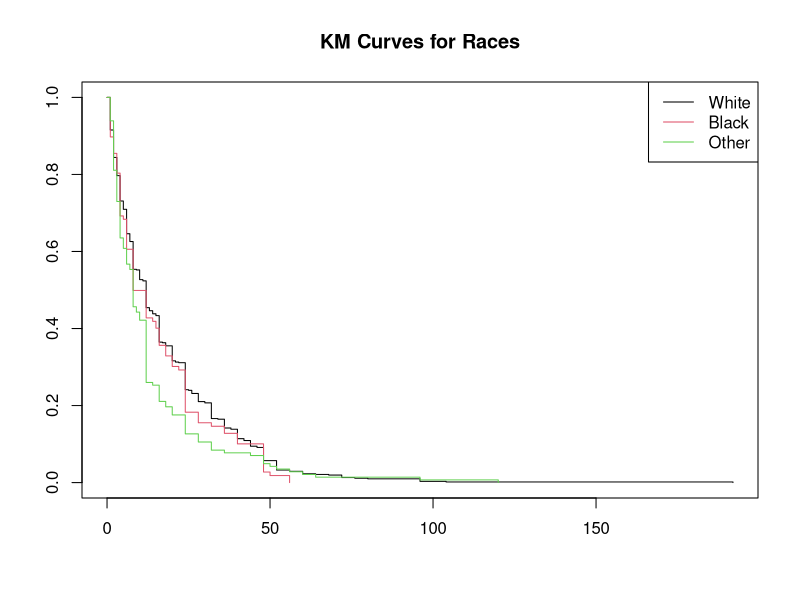
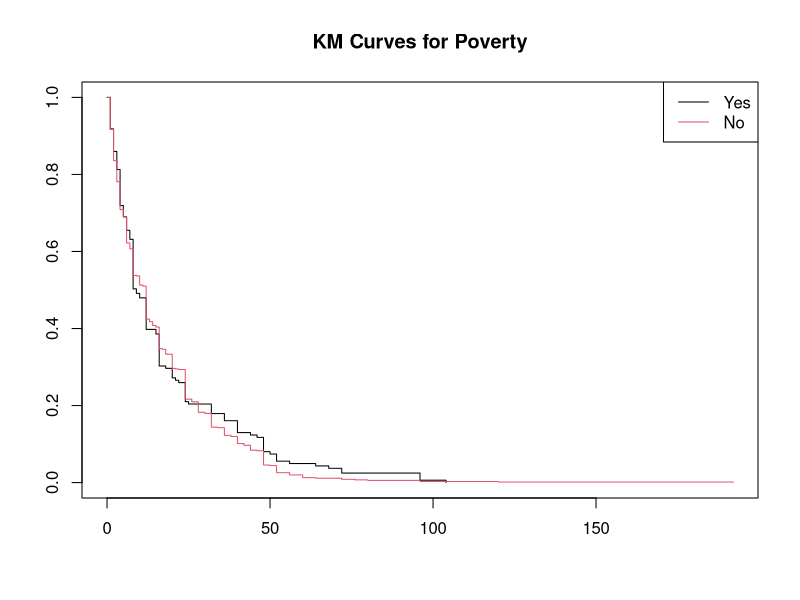

Generate these figures, in order, with R: (Note: this script raises an error after producing the figures.)
## ---- chunk 1
library(KMsurv)
library(survival)
library(dplyr)
### We're using Bfeed from KMsurv
data(bfeed)
## ---- chunk 2
# data processing
df <- bfeed %>% 
  mutate(race = case_when(race == 1 ~ "white",
                          race == 2 ~ "black", 
                          race == 3 ~ "other") %>% 
           factor(levels = c("white", "black", "other"), ordered = F),
         poverty = factor(poverty, levels = c(1,0), labels = c("yes", "no")),
         smoke = factor(smoke, levels = c(1,0), labels = c("yes", "no")),
         alcohol = factor(alcohol, levels = c(1,0), labels = c("yes", "no")),
         pc3mth = factor(pc3mth, levels = c(1,0), labels = c("yes", "no")),
         yschool = case_when(yschool < 12 ~ "noHS",
                             yschool == 12 ~ "HSgrad", 
                             yschool > 12 ~ "someCollege") %>% 
           factor(levels = c("noHS", "HSgrad", "someCollege"), ordered = F)
         )

str(df)

# survival object
surv <- Surv(df$duration, df$delta)
## ---- chunk 3
#barplot(df$yschool)
## ---- chunk 4
# check for stratification in race
KMcurves_race <- survfit(surv ~ race, data = df)
plot(KMcurves_race, col = 1:3, main = "KM Curves for Races")
legend("topright", legend = c("White", "Black", "Other"), col = 1:3, lty = 1)

survdiff(surv ~ race, data = df) #different processes
## ---- chunk 5
KMcurves_poverty <- survfit(surv ~ poverty, data = df)
plot(KMcurves_poverty, col = 1:2, main = "KM Curves for Poverty")
legend("topright", legend = c("Yes", "No"), col = 1:2, lty = 1)

survdiff(surv ~ poverty, data = df) #no difference
## ---- chunk 6
inter.cox <- coxph(surv ~ (race+smoke+alcohol+agemth+yschool+pc3mth) *strata(Gender), data = burn1)
## ---- chunk 7
KMcurves_smoke <- survfit(surv ~ smoke, data = df)
plot(KMcurves_smoke, col = 1:2, main = "KM Curves for Smoke")
legend("topright", legend = c("Yes", "No"), col = 1:2, lty = 1)

survdiff(surv ~ smoke, data = df) #different processes
## ---- chunk 8
KMcurves_alcohol <- survfit(surv ~ alcohol, data = df)
plot(KMcurves_alcohol, col = 1:2, main = "KM Curves for Alcohol")
legend("topright", legend = c("Yes", "No"), col = 1:2, lty = 1)

survdiff(surv ~ alcohol, data = df) #not different
## ---- chunk 9
# check for stratification in race
KMcurves_yschool <- survfit(surv ~ yschool, data = df)
plot(KMcurves_yschool, col = 1:3, main = "KM Curves for Education")
legend("topright", legend = c("noHS", "HSgrad", "comeCollege"), col = 1:3, lty = 1)

survdiff(surv ~ yschool, data = df) #some difference
## ---- chunk 10
KMcurves_pc3mth <- survfit(surv ~ pc3mth, data = df)
plot(KMcurves_pc3mth, col = 1:2, main = "KM Curves for Prenatal Care")
legend("topright", legend = c("Yes", "No"), col = 1:2, lty = 1)

survdiff(surv ~ pc3mth, data = df) #no difference
## ---- chunk 11
# full model with everything
cox1 <- coxph(surv ~ race+poverty+smoke+alcohol+agemth+yschool+pc3mth, data=df)
summary(cox1)
AIC(cox1)
drop1(cox1)


cox2 <- coxph(surv ~ race+strata(poverty)+smoke+alcohol+agemth+yschool+strata(pc3mth), data=df)
summary(cox2)
AIC(cox2)
drop1(cox2)

cox3 <- coxph(surv ~ strata(race)+strata(poverty)+smoke+alcohol+agemth+yschool+strata(pc3mth), data=df)
summary(cox3)
AIC(cox3)
drop1(cox3)


cox4 <- coxph(surv ~ strata(race)+strata(poverty)+smoke+alcohol+agemth+yschool+strata(pc3mth), data=df)
summary(cox4)
AIC(cox4)
drop1(cox4)

cox5 <- coxph(surv ~ strata(race)+strata(poverty)+smoke+agemth+yschool+strata(pc3mth), data=df)
summary(cox5)
AIC(cox5)
drop1(cox5)


cox6 <- coxph(surv ~ strata(race)+strata(poverty)+smoke+yschool+strata(pc3mth), data=df)
summary(cox6)
AIC(cox6)
drop1(cox6)


cox7 <- coxph(surv ~ race+strata(poverty)+smoke+yschool+strata(pc3mth), data=df)
summary(cox7)
AIC(cox7)
drop1(cox7)

cox8 <- coxph(surv ~ race+yschool+smoke+strata(poverty)+strata(pc3mth), data=df)
summary(cox8)
AIC(cox8)
drop1(cox8)
BIC(cox8)

#cox.zph
sapply(1:8, function(x) {
  cox.zph(get(paste0("cox", x)))
})

#cox.zph
sapply(1:8, function(x) {
  cox.zph(get(paste0("cox", x)))
})
